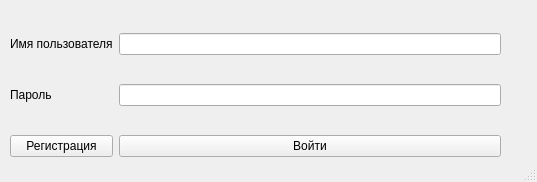
<?xml version="1.0" encoding="UTF-8"?>
<ui version="4.0">
 <class>MainWindow</class>
 <widget class="QMainWindow" name="MainWindow">
  <property name="geometry">
   <rect>
    <x>0</x>
    <y>0</y>
    <width>537</width>
    <height>182</height>
   </rect>
  </property>
  <property name="windowTitle">
   <string>MainWindow</string>
  </property>
  <widget class="QWidget" name="centralwidget">
   <widget class="QWidget" name="gridLayoutWidget">
    <property name="geometry">
     <rect>
      <x>10</x>
      <y>10</y>
      <width>491</width>
      <height>171</height>
     </rect>
    </property>
    <layout class="QGridLayout" name="gridLayout">
     <item row="0" column="1">
      <widget class="QLineEdit" name="lineEdit"/>
     </item>
     <item row="0" column="0">
      <widget class="QLabel" name="label">
       <property name="text">
        <string>Имя пользователя</string>
       </property>
      </widget>
     </item>
     <item row="1" column="0">
      <widget class="QLabel" name="label_2">
       <property name="text">
        <string>Пароль</string>
       </property>
      </widget>
     </item>
     <item row="2" column="1">
      <widget class="QPushButton" name="pushButton">
       <property name="text">
        <string>Войти</string>
       </property>
      </widget>
     </item>
     <item row="2" column="0">
      <widget class="QPushButton" name="pushButton_2">
       <property name="text">
        <string>Регистрация</string>
       </property>
      </widget>
     </item>
     <item row="1" column="1">
      <widget class="QLineEdit" name="lineEdit_2"/>
     </item>
    </layout>
   </widget>
  </widget>
  <widget class="QStatusBar" name="statusbar"/>
 </widget>
 <resources/>
 <connections/>
</ui>
